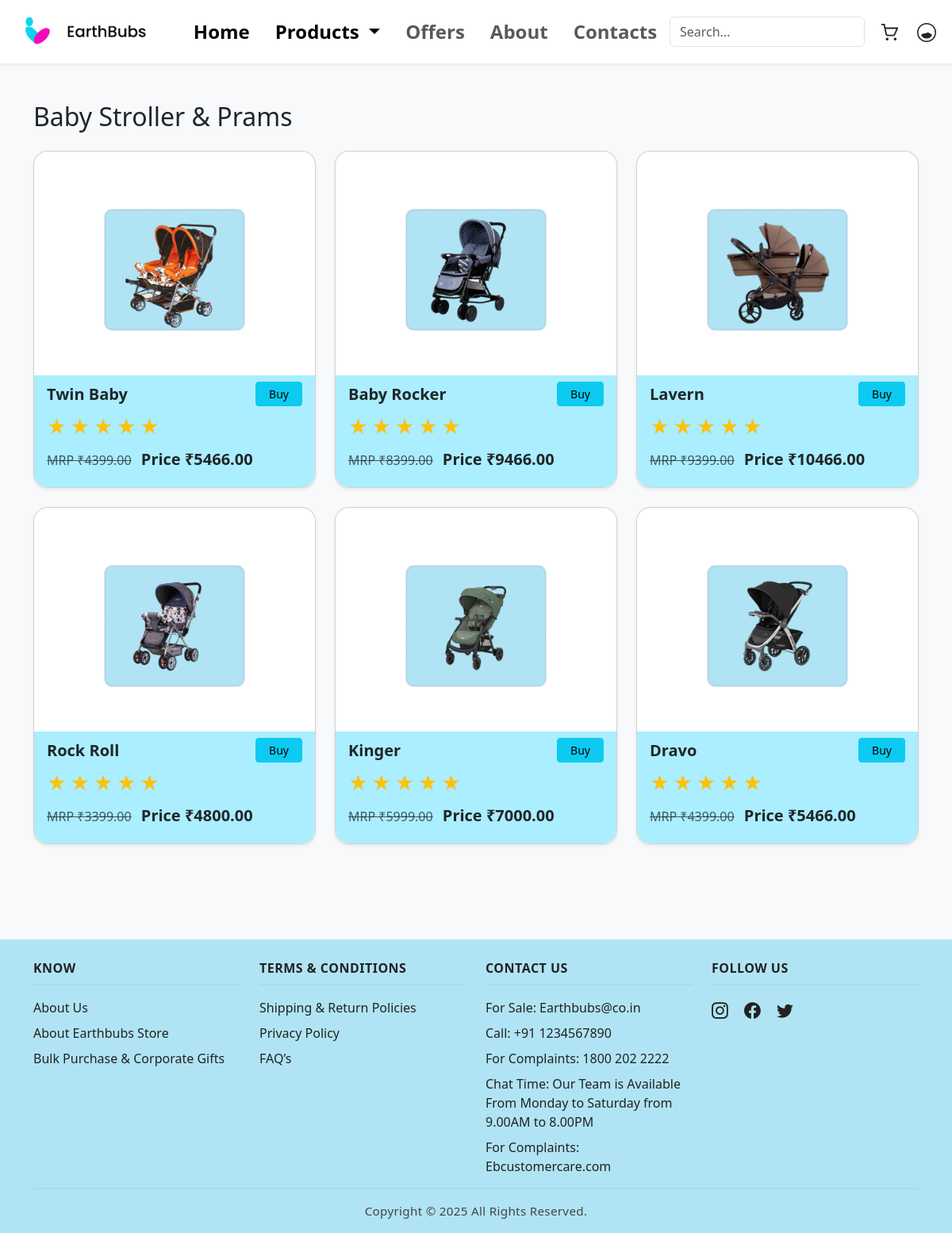
/products/stroller/, run on the app's committed database.
### shop/models.py (models this page shows, shortened)
class Category(models.Model):
    name = models.CharField(max_length=100, unique=True)
    slug = models.SlugField(max_length=100, unique=True)
    def __str__(self):
        return self.name

class Product(models.Model):
    category = models.ForeignKey(Category, on_delete=models.CASCADE, related_name='products')
    title = models.CharField(max_length=100)
    description = models.TextField(max_length=500)
    image = models.ImageField(upload_to='products/', blank=True, null=True)
    price = models.DecimalField(max_digits=10, decimal_places=2)
    mrp = models.DecimalField(max_digits=10, decimal_places=2, null=True, blank=True)
    is_new = models.BooleanField(default=False)
    rating = models.DecimalField(max_digits=2, decimal_places=1, null=True, blank=True, help_text='Rating out of 5')
    is_active = models.BooleanField(default=True)
    created_at = models.DateTimeField(auto_now_add=True)
    updated_at = models.DateTimeField(auto_now=True)

### shop/views.py (the view)
# urls.py: path('products/<slug:category_slug>/', products_by_category, name='products_by_category'),
def products_by_category(request, category_slug):
    category = get_object_or_404(Category, slug=category_slug)
    products = Product.objects.filter(category=category, is_active=True)
    return render(request, f'shop/products_{category_slug}.html', {'products': products, 'category': category})

### shop/templates/shop/products_stroller.html (shortened to what this page needs)
{% extends 'shop/base.html' %}
{% block content %}
<section class="py-5">
    <div class="container">
        <h2 class="mb-4">{{ category }}</h2>
        <div class="row">
            {% for product in products %}
            <div class="col-md-4 mb-4">
                <div class="card h-100 position-relative shadow-sm" style="border-radius:18px;overflow:hidden;">
                    <div class="d-flex justify-content-center align-items-center pt-4 pb-2">
                        {% if product.image %}
                        <img src="{{ product.image.url }}" class="card-img-top" alt="{{ product.title }}" style="width:180px; height:250px; object-fit:contain;">
                        {% endif %}
                    </div>
                    <div class="card-body pt-2 pb-3" style="background:#aef; border-radius:0 0 18px 18px;">
                        <div class="d-flex justify-content-between align-items-center mb-2">
                            <h5 class="card-title fw-bold mb-0">{{ product.title }}</h5>
                            <button class="btn btn-info btn-sm px-3 add-to-cart-btn" data-product-id="{{ product.id }}">Buy</button>
                        </div>
                        <div class="mb-2">
                            {% if product.rating %}
                            {% for i in "12345"|slice:":"|make_list %}
                            {% if i|add:'0' <= product.rating|stringformat:'d' %}
                            <span class="text-warning fs-6">&#9733;</span>
                            {% else %}
                            <span class="text-warning fs-4">&#9733;</span>
                            {% endif %}
                            {% endfor %}
                            {% else %}
                            <span class="text-secondary">No rating</span>
                            {% endif %}
                        </div>
                        <div class="mb-1">
                            {% if product.mrp %}
                            <span class="text-decoration-line-through text-muted me-2">MRP ₹{{ product.mrp|floatformat:2 }}</span>
                            {% endif %}
                            <span class="fw-bold fs-5">Price ₹{{ product.price|floatformat:2 }}</span>
                        </div>
                    </div>
                </div>
            </div>
            {% empty %}
            <div class="col-12">
                <div class="alert alert-info">No products found in this category.</div>
            </div>
            {% endfor %}
        </div>
    </div>
</section>
{% endblock %}

### shop/static/shop/css/styles.css (style rules this page uses)
* { margin: 0; padding: 0; box-sizing: border-box; }
body { background-color: #f8f9fa; }
.card { box-shadow: 0 2px 8px rgba(0, 0, 0, 0.05); }

### data on the page
Category: name "Baby Stroller & Prams"
Product: image (picture), title "Twin Baby", mrp "4399.00", price "5466.00"
Product: image (picture), title "Baby Rocker", mrp "8399.00", price "9466.00"
Product: image (picture), title "Lavern", mrp "9399.00", price "10466.00"
Product: image (picture), title "Rock Roll", mrp "3399.00", price "4800.00"
Product: image (picture), title "Kinger", mrp "5999.00", price "7000.00"
Product: image (picture), title "Dravo", mrp "4399.00", price "5466.00"
